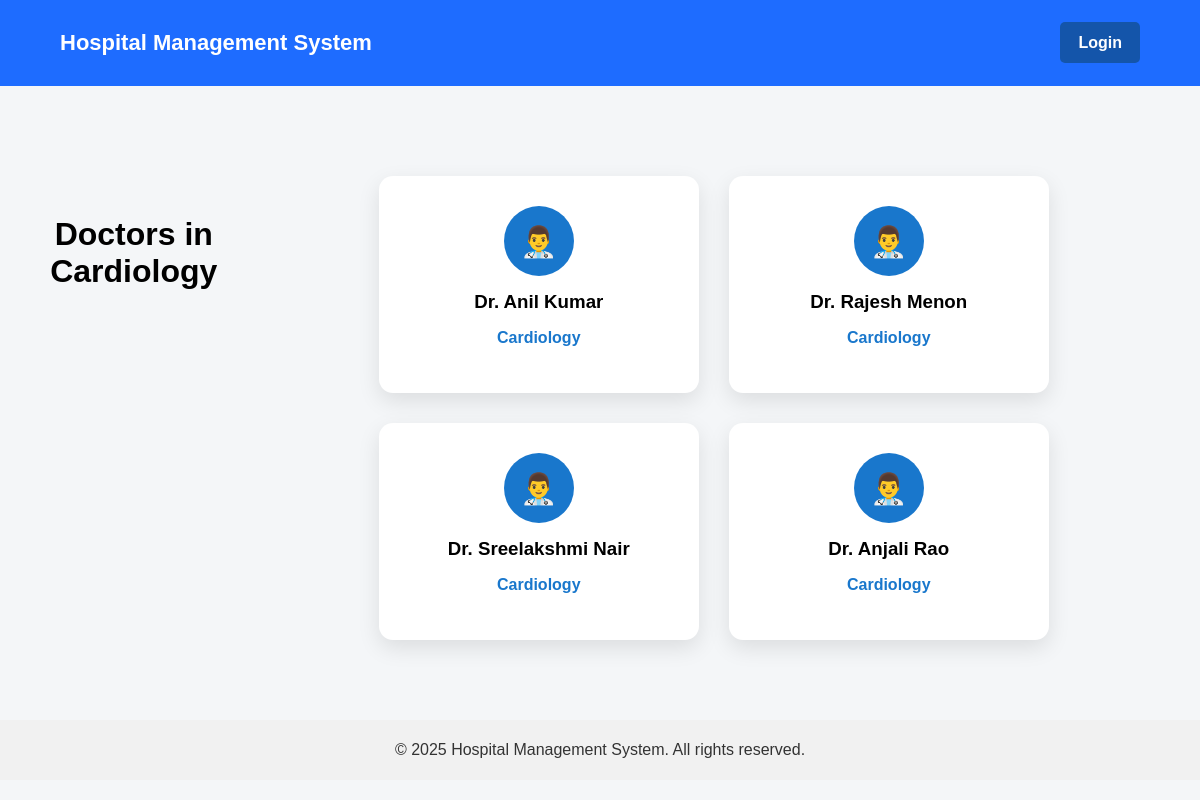
Screenshot of /departments/1/doctors/ with the database file from the repository.
### hospital/models.py (models this page shows, shortened)
class Department(models.Model):
    name = models.CharField(max_length=100)

class Doctor(models.Model):
    name = models.CharField(max_length=100)
    department = models.ForeignKey(
        Department,
        on_delete=models.CASCADE,
        related_name='doctors'
    )

### hospital/views.py (the view)
# urls.py: path("departments/<int:department_id>/doctors/", views.department_doctors, name="department_doctors"),
def department_doctors(request, department_id):
    department = get_object_or_404(Department, id=department_id)
    doctors = Doctor.objects.filter(department=department)
    context = {
        'department': department,
        'doctors': doctors
    }
    return render(request, 'hospital/department_doctors.html', context)

### hospital/templates/hospital/department_doctors.html
{% extends "hospital/base.html" %}
{% block content %}
<h2 style="
    text-align:center;
    margin:40px 0;
    font-size:32px;
    font-weight:600;
">
    Doctors in {{ department.name }}
</h2>
<div style="
    display:flex;
    flex-wrap:wrap;
    gap:30px;
    justify-content:center;
    margin-bottom:60px;
">
    {% for doctor in doctors %}
    <div style="
        width:260px;
        background:white;
        padding:30px;
        border-radius:14px;
        text-align:center;
        box-shadow:0 8px 22px rgba(0,0,0,0.1);
        transition:transform 0.2s;
    ">
        <div style="
            width:70px;
            height:70px;
            margin:0 auto 15px;
            background:#1977cc;
            color:white;
            border-radius:50%;
            display:flex;
            align-items:center;
            justify-content:center;
            font-size:30px;
        ">
            👨‍⚕️
        </div>
        <h3 style="margin:10px 0;">
            {{ doctor.name }}
        </h3>
        <p style="color:#1977cc; font-weight:600;">
            {{ department.name }}
        </p>
    </div>
    {% empty %}
    <p>No doctors available in this department.</p>
    {% endfor %}
</div>
{% endblock %}

### hospital/static/style.css (style rules this page uses)
body { height: 100%; display: flex; flex-direction: column; margin: 0; font-family: Arial, sans-serif; background: #f4f6f8; }

### rows the page displays
Department: name "Cardiology"
Doctor: name "Dr. Anil Kumar"
Doctor: name "Dr. Rajesh Menon"
Doctor: name "Dr. Sreelakshmi Nair"
Doctor: name "Dr. Anjali Rao"
